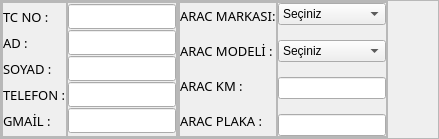
            <widget class="QFrame" name="topFrame">
             <property name="sizePolicy">
              <sizepolicy hsizetype="Expanding" vsizetype="Expanding">
               <horstretch>0</horstretch>
               <verstretch>0</verstretch>
              </sizepolicy>
             </property>
             <property name="frameShape">
              <enum>QFrame::StyledPanel</enum>
             </property>
             <property name="frameShadow">
              <enum>QFrame::Raised</enum>
             </property>
             <layout class="QHBoxLayout" name="horizontalLayout_8">
              <property name="spacing">
               <number>0</number>
              </property>
              <property name="leftMargin">
               <number>0</number>
              </property>
              <property name="topMargin">
               <number>0</number>
              </property>
              <property name="rightMargin">
               <number>50</number>
              </property>
              <property name="bottomMargin">
               <number>0</number>
              </property>
              <item>
               <widget class="QFrame" name="kisiselInfoFrame">
                <property name="frameShape">
                 <enum>QFrame::StyledPanel</enum>
                </property>
                <property name="frameShadow">
                 <enum>QFrame::Raised</enum>
                </property>
                <layout class="QHBoxLayout" name="horizontalLayout_7">
                 <property name="spacing">
                  <number>0</number>
                 </property>
                 <property name="leftMargin">
                  <number>0</number>
                 </property>
                 <property name="topMargin">
                  <number>0</number>
                 </property>
                 <property name="rightMargin">
                  <number>0</number>
                 </property>
                 <property name="bottomMargin">
                  <number>0</number>
                 </property>
                 <item>
                  <widget class="QFrame" name="labelInftoFrame_3">
                   <property name="maximumSize">
                    <size>
                     <width>100</width>
                     <height>16777215</height>
                    </size>
                   </property>
                   <property name="frameShape">
                    <enum>QFrame::StyledPanel</enum>
                   </property>
                   <property name="frameShadow">
                    <enum>QFrame::Raised</enum>
                   </property>
                   <layout class="QVBoxLayout" name="verticalLayout_6">
                    <property name="spacing">
                     <number>0</number>
                    </property>
                    <property name="leftMargin">
                     <number>0</number>
                    </property>
                    <property name="topMargin">
                     <number>0</number>
                    </property>
                    <property name="rightMargin">
                     <number>0</number>
                    </property>
                    <property name="bottomMargin">
                     <number>0</number>
                    </property>
                    <item>
                     <widget class="QLabel" name="label">
                      <property name="maximumSize">
                       <size>
                        <width>100</width>
                        <height>25</height>
                       </size>
                      </property>
                      <property name="font">
                       <font>
                        <family>Favela-Regular</family>
                        <pointsize>10</pointsize>
                       </font>
                      </property>
                      <property name="text">
                       <string>TC NO :</string>
                      </property>
                     </widget>
                    </item>
                    <item>
                     <widget class="QLabel" name="labelAd">
                      <property name="maximumSize">
                       <size>
                        <width>100</width>
                        <height>25</height>
                       </size>
                      </property>
                      <property name="font">
                       <font>
                        <family>Favela-Regular</family>
                        <pointsize>10</pointsize>
                       </font>
                      </property>
                      <property name="text">
                       <string>AD :</string>
                      </property>
                     </widget>
                    </item>
                    <item>
                     <widget class="QLabel" name="labelSoyad">
                      <property name="maximumSize">
                       <size>
                        <width>100</width>
                        <height>25</height>
                       </size>
                      </property>
                      <property name="font">
                       <font>
                        <family>Favela-Regular</family>
                        <pointsize>10</pointsize>
                       </font>
                      </property>
                      <property name="text">
                       <string>SOYAD :</string>
                      </property>
                     </widget>
                    </item>
                    <item>
                     <widget class="QLabel" name="labelTelefon">
                      <property name="maximumSize">
                       <size>
                        <width>100</width>
                        <height>25</height>
                       </size>
                      </property>
                      <property name="font">
                       <font>
                        <family>Favela-Regular</family>
                        <pointsize>10</pointsize>
                       </font>
                      </property>
                      <property name="text">
                       <string>TELEFON :</string>
                      </property>
                     </widget>
                    </item>
                    <item>
                     <widget class="QLabel" name="labelGmail">
                      <property name="maximumSize">
                       <size>
                        <width>100</width>
                        <height>25</height>
                       </size>
                      </property>
                      <property name="font">
                       <font>
                        <family>Favela-Regular</family>
                        <pointsize>10</pointsize>
                       </font>
                      </property>
                      <property name="text">
                       <string>GMAİL : </string>
                      </property>
                     </widget>
                    </item>
                   </layout>
                  </widget>
                 </item>
                 <item>
                  <widget class="QFrame" name="textInfoFrame">
                   <property name="sizePolicy">
                    <sizepolicy hsizetype="Preferred" vsizetype="Preferred">
                     <horstretch>0</horstretch>
                     <verstretch>0</verstretch>
                    </sizepolicy>
                   </property>
                   <property name="maximumSize">
                    <size>
                     <width>300</width>
                     <height>16777215</height>
                    </size>
                   </property>
                   <property name="frameShape">
                    <enum>QFrame::StyledPanel</enum>
                   </property>
                   <property name="frameShadow">
                    <enum>QFrame::Raised</enum>
                   </property>
                   <layout class="QVBoxLayout" name="verticalLayout_12">
                    <property name="spacing">
                     <number>0</number>
                    </property>
                    <property name="leftMargin">
                     <number>0</number>
                    </property>
                    <property name="topMargin">
                     <number>0</number>
                    </property>
                    <property name="rightMargin">
                     <number>0</number>
                    </property>
                    <property name="bottomMargin">
                     <number>0</number>
                    </property>
                    <item>
                     <widget class="QLineEdit" name="tcText">
                      <property name="maximumSize">
                       <size>
                        <width>16777215</width>
                        <height>25</height>
                       </size>
                      </property>
                     </widget>
                    </item>
                    <item>
                     <widget class="QLineEdit" name="adText">
                      <property name="minimumSize">
                       <size>
                        <width>0</width>
                        <height>20</height>
                       </size>
                      </property>
                      <property name="maximumSize">
                       <size>
                        <width>16777215</width>
                        <height>25</height>
                       </size>
                      </property>
                     </widget>
                    </item>
                    <item>
                     <widget class="QLineEdit" name="soyadText">
                      <property name="minimumSize">
                       <size>
                        <width>0</width>
                        <height>20</height>
                       </size>
                      </property>
                      <property name="maximumSize">
                       <size>
                        <width>16777215</width>
                        <height>25</height>
                       </size>
                      </property>
                     </widget>
                    </item>
                    <item>
                     <widget class="QLineEdit" name="telefonText">
                      <property name="minimumSize">
                       <size>
                        <width>0</width>
                        <height>20</height>
                       </size>
                      </property>
                      <property name="maximumSize">
                       <size>
                        <width>16777215</width>
                        <height>25</height>
                       </size>
                      </property>
                     </widget>
                    </item>
                    <item>
                     <widget class="QLineEdit" name="gmailText">
                      <property name="minimumSize">
                       <size>
                        <width>0</width>
                        <height>20</height>
                       </size>
                      </property>
                      <property name="maximumSize">
                       <size>
                        <width>16777215</width>
                        <height>25</height>
                       </size>
                      </property>
                     </widget>
                    </item>
                   </layout>
                  </widget>
                 </item>
                </layout>
               </widget>
              </item>
              <item>
               <widget class="QFrame" name="aracFrame">
                <property name="frameShape">
                 <enum>QFrame::StyledPanel</enum>
                </property>
                <property name="frameShadow">
                 <enum>QFrame::Raised</enum>
                </property>
                <layout class="QHBoxLayout" name="horizontalLayout_4">
                 <property name="spacing">
                  <number>0</number>
                 </property>
                 <property name="leftMargin">
                  <number>0</number>
                 </property>
                 <property name="topMargin">
                  <number>0</number>
                 </property>
                 <property name="rightMargin">
                  <number>0</number>
                 </property>
                 <property name="bottomMargin">
                  <number>0</number>
                 </property>
                 <item>
                  <widget class="QFrame" name="labelAracFrame_3">
                   <property name="maximumSize">
                    <size>
                     <width>150</width>
                     <height>16777215</height>
                    </size>
                   </property>
                   <property name="frameShape">
                    <enum>QFrame::StyledPanel</enum>
                   </property>
                   <property name="frameShadow">
                    <enum>QFrame::Raised</enum>
                   </property>
                   <layout class="QVBoxLayout" name="verticalLayout_10">
                    <property name="spacing">
                     <number>10</number>
                    </property>
                    <property name="leftMargin">
                     <number>0</number>
                    </property>
                    <property name="topMargin">
                     <number>0</number>
                    </property>
                    <property name="rightMargin">
                     <number>0</number>
                    </property>
                    <property name="bottomMargin">
                     <number>0</number>
                    </property>
                    <item>
                     <widget class="QLabel" name="labelMarka">
                      <property name="maximumSize">
                       <size>
                        <width>150</width>
                        <height>25</height>
                       </size>
                      </property>
                      <property name="font">
                       <font>
                        <family>Favela-Regular</family>
                        <pointsize>10</pointsize>
                       </font>
                      </property>
                      <property name="text">
                       <string>ARAC MARKASI:</string>
                      </property>
                     </widget>
                    </item>
                    <item>
                     <widget class="QLabel" name="labelModel">
                      <property name="maximumSize">
                       <size>
                        <width>150</width>
                        <height>25</height>
                       </size>
                      </property>
                      <property name="font">
                       <font>
                        <family>Favela-Regular</family>
                        <pointsize>10</pointsize>
                       </font>
                      </property>
                      <property name="text">
                       <string>ARAC MODELİ :</string>
                      </property>
                     </widget>
                    </item>
                    <item>
                     <widget class="QLabel" name="labelKm">
                      <property name="maximumSize">
                       <size>
                        <width>150</width>
                        <height>25</height>
                       </size>
                      </property>
                      <property name="font">
                       <font>
                        <family>Favela-Regular</family>
                        <pointsize>10</pointsize>
                       </font>
                      </property>
                      <property name="text">
                       <string>ARAC KM :</string>
                      </property>
                     </widget>
                    </item>
                    <item>
                     <widget class="QLabel" name="labelPlaka">
                      <property name="maximumSize">
                       <size>
                        <width>150</width>
                        <height>25</height>
                       </size>
                      </property>
                      <property name="font">
                       <font>
                        <family>Favela-Regular</family>
                        <pointsize>10</pointsize>
                       </font>
                      </property>
                      <property name="text">
                       <string>ARAC PLAKA :</string>
                      </property>
                     </widget>
                    </item>
                   </layout>
                  </widget>
                 </item>
                 <item>
                  <widget class="QFrame" name="aracInfoFrame">
                   <property name="maximumSize">
                    <size>
                     <width>300</width>
                     <height>16777215</height>
                    </size>
                   </property>
                   <property name="frameShape">
                    <enum>QFrame::StyledPanel</enum>
                   </property>
                   <property name="frameShadow">
                    <enum>QFrame::Raised</enum>
                   </property>
                   <layout class="QVBoxLayout" name="verticalLayout_11">
                    <property name="spacing">
                     <number>15</number>
                    </property>
                    <property name="leftMargin">
                     <number>0</number>
                    </property>
                    <property name="topMargin">
                     <number>0</number>
                    </property>
                    <property name="rightMargin">
                     <number>0</number>
                    </property>
                    <property name="bottomMargin">
                     <number>0</number>
                    </property>
                    <item>
                     <widget class="QComboBox" name="markaCombo">
                      <property name="maximumSize">
                       <size>
                        <width>16777215</width>
                        <height>25</height>
                       </size>
                      </property>
                      <property name="currentIndex">
                       <number>0</number>
                      </property>
                      <property name="duplicatesEnabled">
                       <bool>false</bool>
                      </property>
                      <property name="frame">
                       <bool>true</bool>
                      </property>
                      <item>
                       <property name="text">
                        <string>Seçiniz</string>
                       </property>
                      </item>
                      <item>
                       <property name="text">
                        <string>Alfa Romeo</string>
                       </property>
                      </item>
                      <item>
                       <property name="text">
                        <string>Aston Martin</string>
                       </property>
                      </item>
                      <item>
                       <property name="text">
                        <string>Audi</string>
                       </property>
                      </item>
                      <item>
                       <property name="text">
                        <string>BMW</string>
                       </property>
                      </item>
                      <item>
                       <property name="text">
                        <string>Chery</string>
                       </property>
                      </item>
                      <item>
                       <property name="text">
                        <string>Chery</string>
                       </property>
                      </item>
                      <item>
                       <property name="text">
                        <string>Dacia</string>
                       </property>
                      </item>
                      <item>
                       <property name="text">
                        <string>Dodge</string>
                       </property>
                      </item>
                      <item>
                       <property name="text">
                        <string>Fiat</string>
                       </property>
                      </item>
                      <item>
                       <property name="text">
                        <string>Ford</string>
                       </property>
                      </item>
                      <item>
                       <property name="text">
                        <string>Honda</string>
                       </property>
                      </item>
                      <item>
                       <property name="text">
                        <string>Hyundai</string>
                       </property>
                      </item>
                      <item>
                       <property name="text">
                        <string>Isuzu</string>
                       </property>
                      </item>
                      <item>
                       <property name="text">
                        <string>Kia</string>
                       </property>
                      </item>
                      <item>
                       <property name="text">
                        <string>Lada</string>
                       </property>
                      </item>
                      <item>
                       <property name="text">
                        <string>Mazda</string>
                       </property>
                      </item>
                      <item>
                       <property name="text">
                        <string>Mercedes</string>
                       </property>
                      </item>
                      <item>
                       <property name="text">
                        <string>Mitsubishi</string>
                       </property>
                      </item>
                      <item>
                       <property name="text">
                        <string>Nissan</string>
                       </property>
                      </item>
                      <item>
                       <property name="text">
                        <string>Peugeot</string>
                       </property>
                      </item>
                      <item>
                       <property name="text">
                        <string>Renault</string>
                       </property>
                      </item>
                      <item>
                       <property name="text">
                        <string>Seat</string>
                       </property>
                      </item>
                      <item>
                       <property name="text">
                        <string>Subaru</string>
                       </property>
                      </item>
                      <item>
                       <property name="text">
                        <string>Suzuki</string>
                       </property>
                      </item>
                      <item>
                       <property name="text">
                        <string>TOFAŞ</string>
                       </property>
                      </item>
                      <item>
                       <property name="text">
                        <string>Toyota</string>
                       </property>
                      </item>
                      <item>
                       <property name="text">
                        <string>Volkswagen</string>
                       </property>
                      </item>
                      <item>
                       <property name="text">
                        <string>Volvo</string>
                       </property>
                      </item>
                     </widget>
                    </item>
                    <item>
                     <widget class="QComboBox" name="modelCombo">
                      <property name="maximumSize">
                       <size>
                        <width>16777215</width>
                        <height>25</height>
                       </size>
                      </property>
                      <item>
                       <property name="text">
                        <string>Seçiniz</string>
                       </property>
                      </item>
                      <item>
                       <property name="text">
                        <string>1990</string>
                       </property>
                      </item>
                      <item>
                       <property name="text">
                        <string>1991</string>
                       </property>
                      </item>
                      <item>
                       <property name="text">
                        <string>1992</string>
                       </property>
                      </item>
                      <item>
                       <property name="text">
                        <string>1993</string>
                       </property>
                      </item>
                      <item>
                       <property name="text">
                        <string>1994</string>
                       </property>
                      </item>
                      <item>
                       <property name="text">
                        <string>1995</string>
                       </property>
                      </item>
                      <item>
                       <property name="text">
                        <string>1996</string>
                       </property>
                      </item>
                      <item>
                       <property name="text">
                        <string>1997</string>
                       </property>
                      </item>
                      <item>
                       <property name="text">
                        <string>1998</string>
                       </property>
                      </item>
                      <item>
                       <property name="text">
                        <string>1999</string>
                       </property>
                      </item>
                      <item>
                       <property name="text">
                        <string>2000</string>
                       </property>
                      </item>
                      <item>
                       <property name="text">
                        <string>2001</string>
                       </property>
                      </item>
                      <item>
                       <property name="text">
                        <string>2002</string>
                       </property>
                      </item>
                      <item>
                       <property name="text">
                        <string>2003</string>
                       </property>
                      </item>
                      <item>
                       <property name="text">
                        <string>2004</string>
                       </property>
                      </item>
                      <item>
                       <property name="text">
                        <string>2005</string>
                       </property>
                      </item>
                      <item>
                       <property name="text">
                        <string>2006</string>
                       </property>
                      </item>
                      <item>
                       <property name="text">
                        <string>2007</string>
                       </property>
                      </item>
                      <item>
                       <property name="text">
                        <string>2008</string>
                       </property>
                      </item>
                      <item>
                       <property name="text">
                        <string>2009</string>
                       </property>
                      </item>
                      <item>
                       <property name="text">
                        <string>2010</string>
                       </property>
                      </item>
                      <item>
                       <property name="text">
                        <string>2011</string>
                       </property>
                      </item>
                      <item>
                       <property name="text">
                        <string>2012</string>
                       </property>
                      </item>
                      <item>
                       <property name="text">
                        <string>2013</string>
                       </property>
                      </item>
                      <item>
                       <property name="text">
                        <string>2014</string>
                       </property>
                      </item>
                      <item>
                       <property name="text">
                        <string>2015</string>
                       </property>
                      </item>
                      <item>
                       <property name="text">
                        <string>2016</string>
                       </property>
                      </item>
                      <item>
                       <property name="text">
                        <string>2017</string>
                       </property>
                      </item>
                      <item>
                       <property name="text">
                        <string>2018</string>
                       </property>
                      </item>
                      <item>
                       <property name="text">
                        <string>2019</string>
                       </property>
                      </item>
                      <item>
                       <property name="text">
                        <string>2020</string>
                       </property>
                      </item>
                      <item>
                       <property name="text">
                        <string>2021</string>
                       </property>
                      </item>
                      <item>
                       <property name="text">
                        <string>2022</string>
                       </property>
                      </item>
                     </widget>
                    </item>
                    <item>
                     <widget class="QLineEdit" name="kmText">
                      <property name="minimumSize">
                       <size>
                        <width>0</width>
                        <height>20</height>
                       </size>
                      </property>
                      <property name="maximumSize">
                       <size>
                        <width>16777215</width>
                        <height>25</height>
                       </size>
                      </property>
                     </widget>
                    </item>
                    <item>
                     <widget class="QLineEdit" name="plakaText">
                      <property name="minimumSize">
                       <size>
                        <width>0</width>
                        <height>20</height>
                       </size>
                      </property>
                      <property name="maximumSize">
                       <size>
                        <width>16777215</width>
                        <height>25</height>
                       </size>
                      </property>
                     </widget>
                    </item>
                   </layout>
                  </widget>
                 </item>
                </layout>
               </widget>
              </item>
             </layout>
            </widget>
